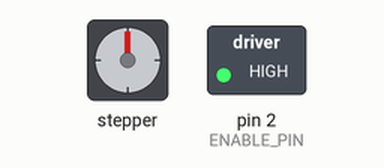
Recording of a sketch running on a simulated Arduino Uno, built with avr-gcc and run on an emulated ATmega328P. On the bench: stepper motor, switched loads named in the sketch (green lamp = pin HIGH). Stepper angles assume 200 steps per turn.

Above: at 0.05 s.
At 2.95 s:
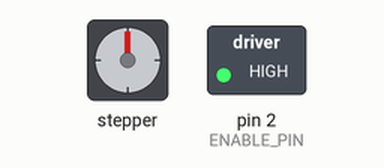
At 5.9 s:
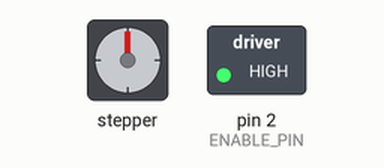
At 11.75 s:
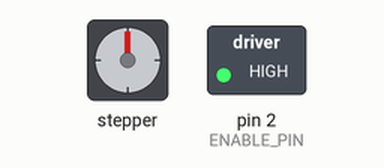
Timing chart, 0 to 16.7 s (numbered marks = the images above):
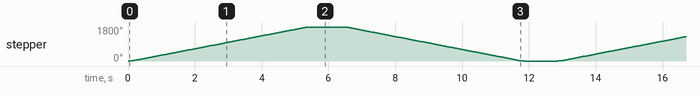

Measured:
- by itself, stepper: turns 1800° clockwise in 5.4 s, then 1800° counter-clockwise in 5.4 s, repeating every 12.8 s

The sketch:

Codigo.ino
```cpp
#include <AccelStepper.h>

// Define the stepper motor connections
#define ENABLE_PIN 2
#define DIR_PIN 3
#define STEP_PIN 4

// Create an instance of the AccelStepper class
AccelStepper stepper(AccelStepper::DRIVER, STEP_PIN, DIR_PIN);

void setup() {
  // Set up the motor properties
  stepper.setMaxSpeed(200.0);     // Maximum speed in steps per second
  stepper.setAcceleration(1000.0); // Acceleration in steps per second per second

  // Set up the motor control pins
  pinMode(ENABLE_PIN, OUTPUT);
  digitalWrite(ENABLE_PIN, HIGH); // Enable the motor

  // Set up the serial communication
  Serial.begin(9600);
}

void loop() {
  // Move the motor one revolution in one direction
  stepper.move(1000);  // 200 steps per revolution for full-step mode

  // Run the motor in the background
  while (stepper.run()) {
    // You can perform other non-blocking tasks here
  }

  delay(1000); // Wait for a moment before moving in the other direction

  // Move the motor one revolution in the opposite direction
  stepper.move(-1000);

  // Run the motor in the background
  while (stepper.run()) {
    // You can perform other non-blocking tasks here
  }

  delay(1000); // Wait for a moment before the next iteration
}
```
